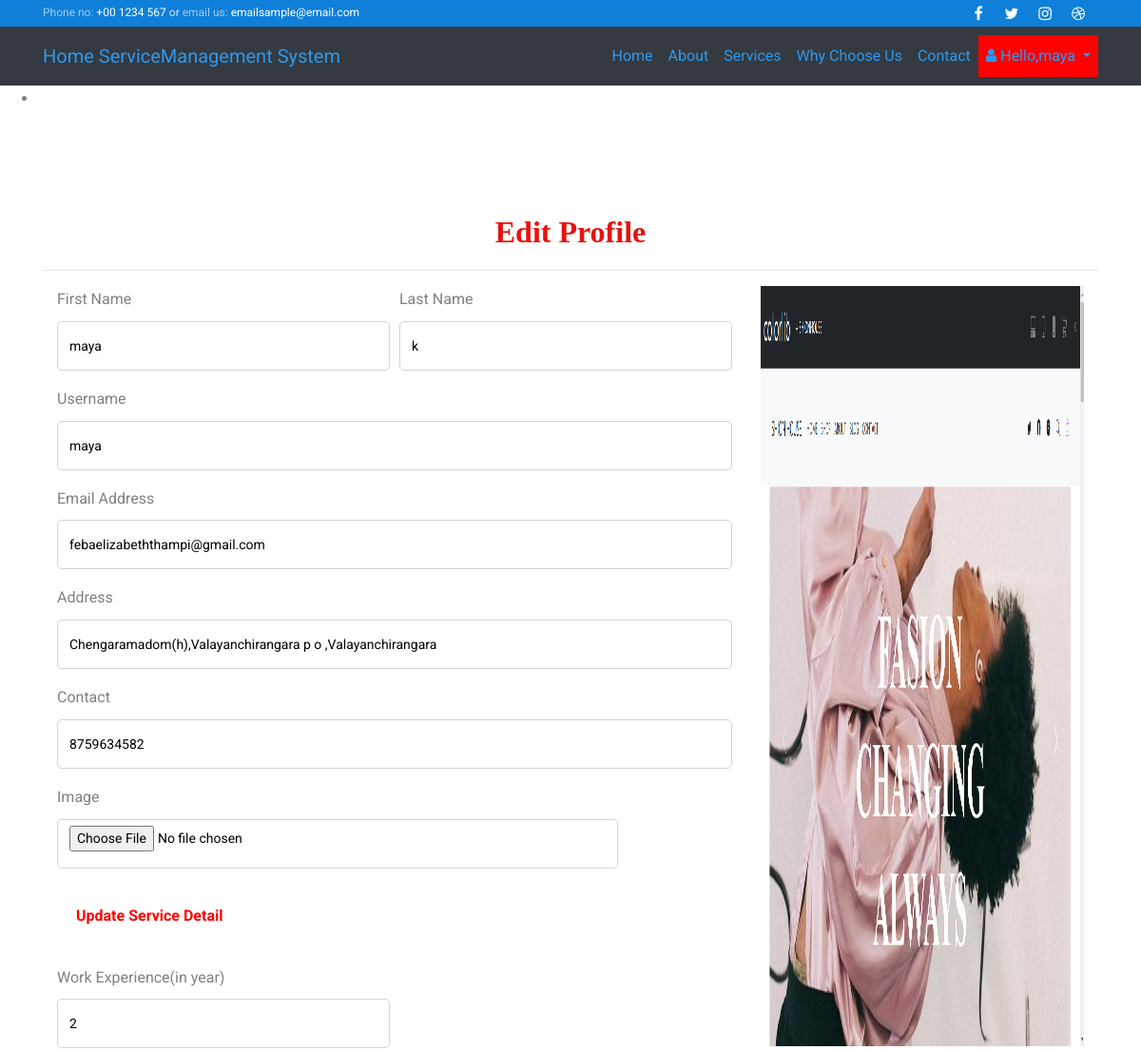
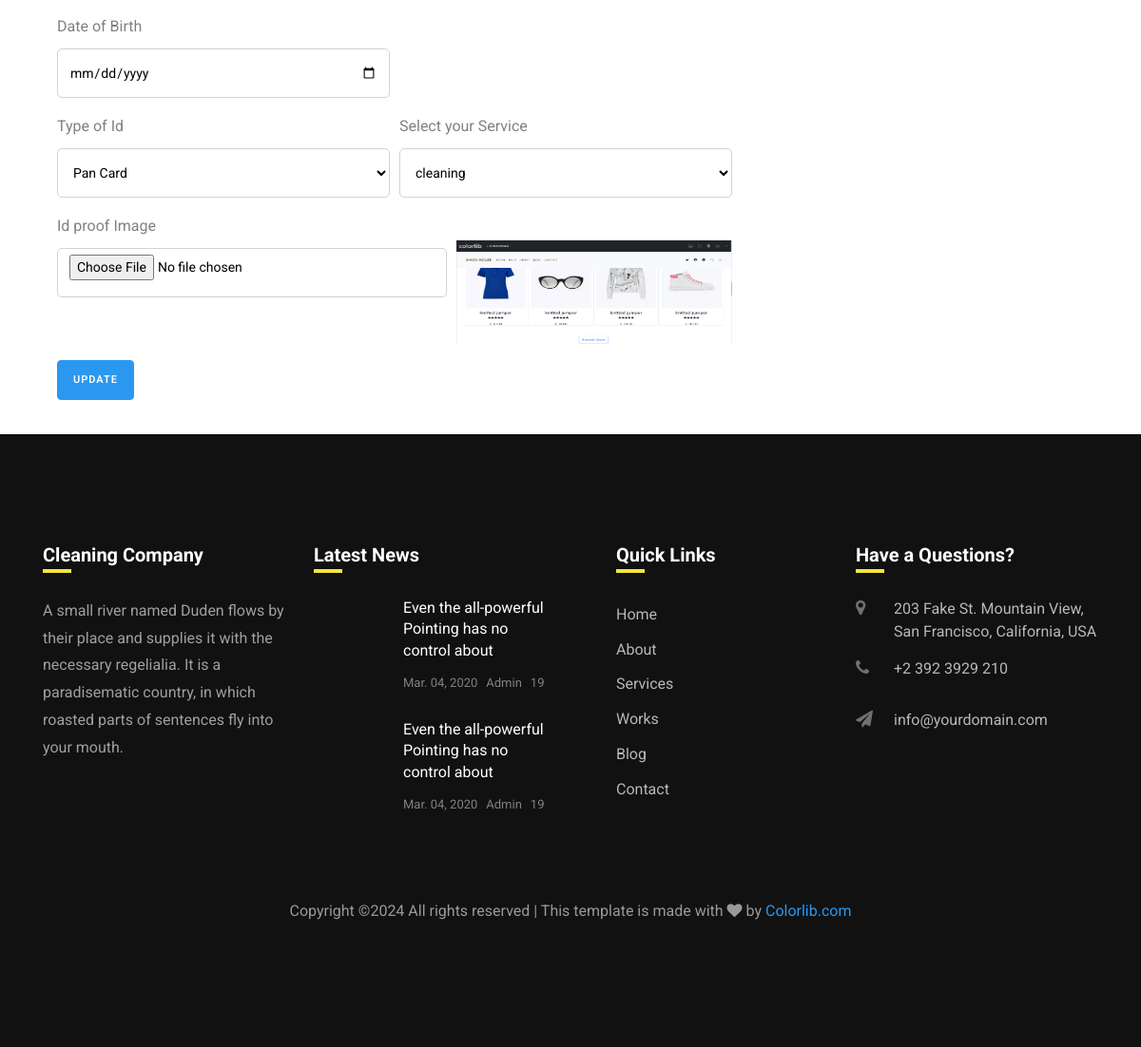
Screenshot of /edit_housemaid_profile/ (signed in) with the database file from the repository (2 pictures, top to bottom).
### siteusers/models.py (models this page shows, shortened)
class CustomUser(AbstractUser):
    is_houseresident = models.BooleanField(default=False)
    is_flatresident = models.BooleanField(default=False)
    is_housemaid = models.BooleanField(default=False)
    is_superuser = models.BooleanField(default=False)

class Housemaid(models.Model):
    status = models.ForeignKey(Status, on_delete=models.CASCADE, null=True)
    user = models.ForeignKey(CustomUser, on_delete=models.CASCADE, null=True)
    contact = models.CharField(max_length=100, null=True)
    address = models.CharField(max_length=100, null=True)
    doj = models.DateField(null=True)
    dob = models.DateField(null=True)
    id_type = models.CharField(max_length=100, null=True)
    service_name = models.ForeignKey(Service_Category,on_delete=models.CASCADE,null=True)
    experience = models.CharField(max_length=100, null=True)
    id_card = models.FileField(null=True)
    image = models.FileField(null=True)
    rate_per_hour = models.DecimalField(max_digits=10, decimal_places=2, null=True)

### siteusers/views.py (the view, shortened to what this page needs)
# urls.py: path('edit_housemaid_profile/', views.edit_housemaid_profile, name="edit_housemaid_profile"),
@login_required
def edit_housemaid_profile(request):
    user = CustomUser.objects.get(id=request.user.id)
    error = ""
    try:
        sign = House_Resident.objects.get(user=user)
        error = "pat"
    except:
        sign = Housemaid.objects.get(user=user)
    terror = False
    ser = Service_Category.objects.all()
    car = ID_Card.objects.all()
    d = {'terror':terror,'error':error,'pro':sign,'car':car,'ser':ser}
    return render(request, 'edit_housemaid_profile.html',d)

### templates/edit_housemaid_profile.html (shortened to what this page needs)
{% extends 'home.html' %}
{% load static %}
{% block content %}
	<div class="w3l_banner_info" style="height:10px">
		<div class="slider1">
			<div class="callbacks_container">
				<ul class="rslides" id="slider3">
					<li>
						<div class="slider1-img" style="height:90px">
						</div>
					</li>
				</ul>
			</div>
		</div>
	</div>
<div class="container" style="margin-top:10%;">
    <h2 style="font-weight:bold;font-family : 'Monotype Corsiva' ; color : #E6120E ;margin-top:2%" align="center">Edit Profile</h2><hr>
<div class="container-fluid" style="">
    <div class="row">
        <div class="col-md-8">
            <form method="post" action="" enctype="multipart/form-data">
    <div class="form-row">
    <div class="form-group col-md-6">
      <label for="inputEmail4">First Name</label>
      <input type="text" class="form-control" value="{{pro.user.first_name}}" name="fname" id="inputEmail4">
    </div>
    <div class="form-group col-md-6">
      <label for="inputPassword4">Last Name</label>
      <input type="text" class="form-control" name="lname" value="{{pro.user.last_name}}" id="inputPassword4">
    </div>
  </div>
    <div class="form-row">
    <div class="form-group col-md-12">
      <label for="inputEmail4">Username</label>
      <input type="text" class="form-control" name="uname" value="{{pro.user.username}}" id="inputEmail4" readonly>
    </div>
        <div class="form-group col-md-12">
      <label for="inputEmail4">Email Address</label>
      <input type="text" class="form-control" name="email" value="{{pro.user.email}}" id="inputEmail4">
    </div>
  </div>
<div class="form-row">
    <div class="form-group col-md-12">
      <label for="inputEmail4">Address</label>
      <input type="text" class="form-control" name="address" value="{{pro.address}}" id="inputEmail4">
    </div>
  </div>
 <div class="form-row">
    <div class="form-group col-md-12">
    <label for="exampleInputPassword1">Contact</label>
    <input type="text" class="form-control" id="exampleInputPassword1" value="{{pro.contact}}" name="contact">
  </div>
   </div>
<div class="form-row">
    <div class="form-group col-md-10">
    <label for="exampleInputPassword1">Image</label>
    <input type="file" class="form-control" id="exampleInputPassword1" name="image">
  </div>
</div>
<p style="font-weight:bold;color:red;padding:20px">Update Service Detail</p></hr>
  <div class="form-row">
    <div class="form-group col-md-6">
    <label for="exampleInputPassword1">Work Experience(in year)</label>
    <input type="text" class="form-control" placeholder="Work Experience" id="exampleInputPassword1" name="exp" value="{{pro.experience}}">
  </div>
  </div>
   <div class="form-row">
    <div class="form-group col-md-6">
    <label for="exampleInputPassword1">Date of Birth</label>
    <input type="date" class="form-control" id="exampleInputPassword1" name="dob">
  </div>
   </div>
<div class="form-row">
  <div class="form-group col-md-6">
    <label for="exampleInputPassword1">Type of Id</label>
    <select class="form-control" name="card">
        {% for i in car %}
        {% if pro.id_type ==  i.card %}
        <option value="{{i.card}}" selected>{{i.card}}</option>
        {% else %}
        <option value="{{i.card}}">{{i.card}}</option>
        {% endif %}
        {% endfor %}
    </select>
  </div>
   <div class="form-group col-md-6">
    <label for="exampleInputPassword1">Select your Service</label>
    <select class="form-control" name="service">
        {% for i in ser %}
        {% if pro.service_name == i.category %}
        <option value="{{i.category}}" selected>{{i.category}}</option>
        {% else %}
        <option value="{{i.category}}">{{i.category}}</option>
        {% endif %}
        {% endfor %}
    </select>
  </div>
  </div>
  <div class="form-row">
  <div class="form-group col-md-7">
    <label for="exampleInputPassword1">Id proof Image</label>
    <input type="file" class="form-control" id="exampleInputPassword1" name="image1">
  </div>
      {% if pro.service_name %}
    <div class="form-group col-md-5">
   <img src="{{pro.id_card.url}}" style="width:100%;height:110px">
  </div>
      {% else %}
      <div class="form-group col-md-5">
    <label for="exampleInputPassword1"></label>
   <img src="" style="width:100%;height:110px">
  </div>
      {% endif %}
</div>
  <button type="submit" class="btn btn-primary" style="margin-bottom:5%">update</button>
</form>
        </div>
        <div class="col-md-4">
            <img src="{{pro.image.url}}" style="width:100%;height:800px">
        </div>
    </div>
</div>
</div>
{% endblock %}

### templates/home.html (shortened to what this page needs)
<!DOCTYPE html>
{% load static %}
<html lang="en">
  <head>
    <link rel="stylesheet" href="https://stackpath.bootstrapcdn.com/font-awesome/4.7.0/css/font-awesome.min.css">
    <link rel="stylesheet" href="{% static 'css/animate.css' %}">
    <link rel="stylesheet" href="{% static 'css/owl.carousel.min.css' %}">
    <link rel="stylesheet" href="{% static 'css/owl.theme.default.min.css' %}">
    <link rel="stylesheet" href="{% static 'css/magnific-popup.css' %}">
    <link rel="stylesheet" href="{% static 'css/flaticon.css' %}">
    <link rel="stylesheet" href="{% static 'css/style.css' %}">
  </head>
  <body>
  	<div class="wrap">
			<div class="container">
				<div class="row justify-content-between">
						<div class="col-12 col-md d-flex align-items-center">
							<p class="mb-0 phone"><span class="mailus">Phone no:</span> <a href="#">+00 1234 567</a> or <span class="mailus">email us:</span> <a href="#">emailsample@email.com</a></p>
						</div>
						<div class="col-12 col-md d-flex justify-content-md-end">
							<div class="social-media">
				    		<p class="mb-0 d-flex">
				    			<a href="#" class="d-flex align-items-center justify-content-center"><span class="fa fa-facebook"><i class="sr-only">Facebook</i></span></a>
				    			<a href="#" class="d-flex align-items-center justify-content-center"><span class="fa fa-twitter"><i class="sr-only">Twitter</i></span></a>
				    			<a href="#" class="d-flex align-items-center justify-content-center"><span class="fa fa-instagram"><i class="sr-only">Instagram</i></span></a>
				    			<a href="#" class="d-flex align-items-center justify-content-center"><span class="fa fa-dribbble"><i class="sr-only">Dribbble</i></span></a>
				    		</p>
			        </div>
						</div>
				</div>
			</div>
		</div>
		<nav class="navbar navbar-expand-lg navbar-yellow ftco_navbar bg-dark ftco-navbar-dark" id="ftco-navbar">
	    <div class="container">
	    	<a class="navbar-brand" href="index.html">Home Service<span>Management System</span></a>
	      <div class="collapse navbar-collapse" id="ftco-nav">
	        <ul class="navbar-nav ml-auto">
	        	<li class="nav-item active"><a href="{% url 'siteusers:home' %}" class="nav-link">Home</a></li>
	        	<li class="nav-item"><a href="{% url 'siteusers:about' %}" class="nav-link">About</a></li>
				<li class="nav-item"><a href="{% url 'siteusers:services' %}" class="nav-link">Services</a></li>
            	<li class="nav-item"><a href="portfolio.html" class="nav-link">Why Choose Us</a></li>
	          <li class="nav-item"><a href="{% url 'siteusers:contact' %}" class="nav-link">Contact</a></li>
				{% if user.is_authenticated %}
				<li class="nav-item dropdown">
        <a class="nav-link dropdown-toggle" href="#" id="navbarDropdown" style="background-color:red" role="button" data-toggle="dropdown" aria-haspopup="true" aria-expanded="false">
          <i class="fa fa-user"></i> Hello,{{request.user.username}}
        </a>
      </li>
{% else %}
    <li class="nav-item">
        <a href="{% url 'siteusers:Login_User' %}" class="nav-link">Login</a>
    </li>
{% endif %}
	      </div>
	    </div>
	  </nav>
	{% block content %}{% endblock %}
    <footer class="footer ftco-section">
			<div class="container">
				<div class="row">
					<div class="col-md-6 col-lg-3 mb-4 mb-md-0">
						<h2 class="footer-heading">Cleaning Company</h2>
						<p>A small river named Duden flows by their place and supplies it with the necessary regelialia. It is a paradisematic country, in which roasted parts of sentences fly into your mouth.</p>
						<ul class="ftco-footer-social list-unstyled float-md-left float-lft mt-4">
            </ul>
					</div>
					<div class="col-md-6 col-lg-3 mb-4 mb-md-0">
						<h2 class="footer-heading">Latest News</h2>
						<div class="block-21 mb-4 d-flex">
              <a class="img mr-4 rounded" style="background-image: url({% static 'images/image_1.jpg' %});"></a>
              <div class="text">
                <h3 class="heading"><a href="#">Even the all-powerful Pointing has no control about</a></h3>
                <div class="meta">
                  <div><a href="#"> Mar. 04, 2020</a></div>
                  <div><a href="#"> Admin</a></div>
                  <div><a href="#"> 19</a></div>
                </div>
              </div>
            </div>
            <div class="block-21 mb-4 d-flex">
              <a class="img mr-4 rounded" style="background-image: url({% static 'images/image_2.jpg' %});"></a>
              <div class="text">
                <h3 class="heading"><a href="#">Even the all-powerful Pointing has no control about</a></h3>
                <div class="meta">
                  <div><a href="#"> Mar. 04, 2020</a></div>
                  <div><a href="#"> Admin</a></div>
                  <div><a href="#"> 19</a></div>
                </div>
              </div>
            </div>
					</div>
					<div class="col-md-6 col-lg-3 pl-lg-5 mb-4 mb-md-0">
						<h2 class="footer-heading">Quick Links</h2>
						<ul class="list-unstyled">
              <li><a href="#" class="py-1 d-block">Home</a></li>
              <li><a href="#" class="py-1 d-block">About</a></li>
              <li><a href="#" class="py-1 d-block">Services</a></li>
              <li><a href="#" class="py-1 d-block">Works</a></li>
              <li><a href="#" class="py-1 d-block">Blog</a></li>
              <li><a href="" class="py-1 d-block">Contact</a></li>
            </ul>
					</div>
					<div class="col-md-6 col-lg-3 mb-4 mb-md-0">
						<h2 class="footer-heading">Have a Questions?</h2>
						<div class="block-23 mb-3">
              <ul>
                <li><span class="icon fa fa-map-marker"></span><span class="text">203 Fake St. Mountain View, San Francisco, California, USA</span></li>
                <li><a href="#"><span class="icon fa fa-phone"></span><span class="text">+2 392 3929 210</span></a></li>
                <li><a href="#"><span class="icon fa fa-paper-plane"></span><span class="text">info@yourdomain.com</span></a></li>
              </ul>
            </div>
					</div>
				</div>
				<div class="row mt-5">
          <div class="col-md-12 text-center">
            <p class="copyright">
  Copyright &copy;<script>document.write(new Date().getFullYear());</script> All rights reserved | This template is made with <i class="fa fa-heart" aria-hidden="true"></i> by <a href="https://colorlib.com" target="_blank">Colorlib.com</a>
  </p>
          </div>
        </div>
			</div>
		</footer>
 </body>
</html>

### rows the page displays
CustomUser: user.username "maya"
Housemaid: fname "maya", lname "k", uname "maya", email "febaelizabeththampi@gmail.com", address "Chengaramadom(h),Valayanchirangara p o ,Valayanchirangara", contact "8759634582", exp "2", id_card (picture), image (picture)

### other values shown
form field card "Pan Card"
form field service "cleaning"
